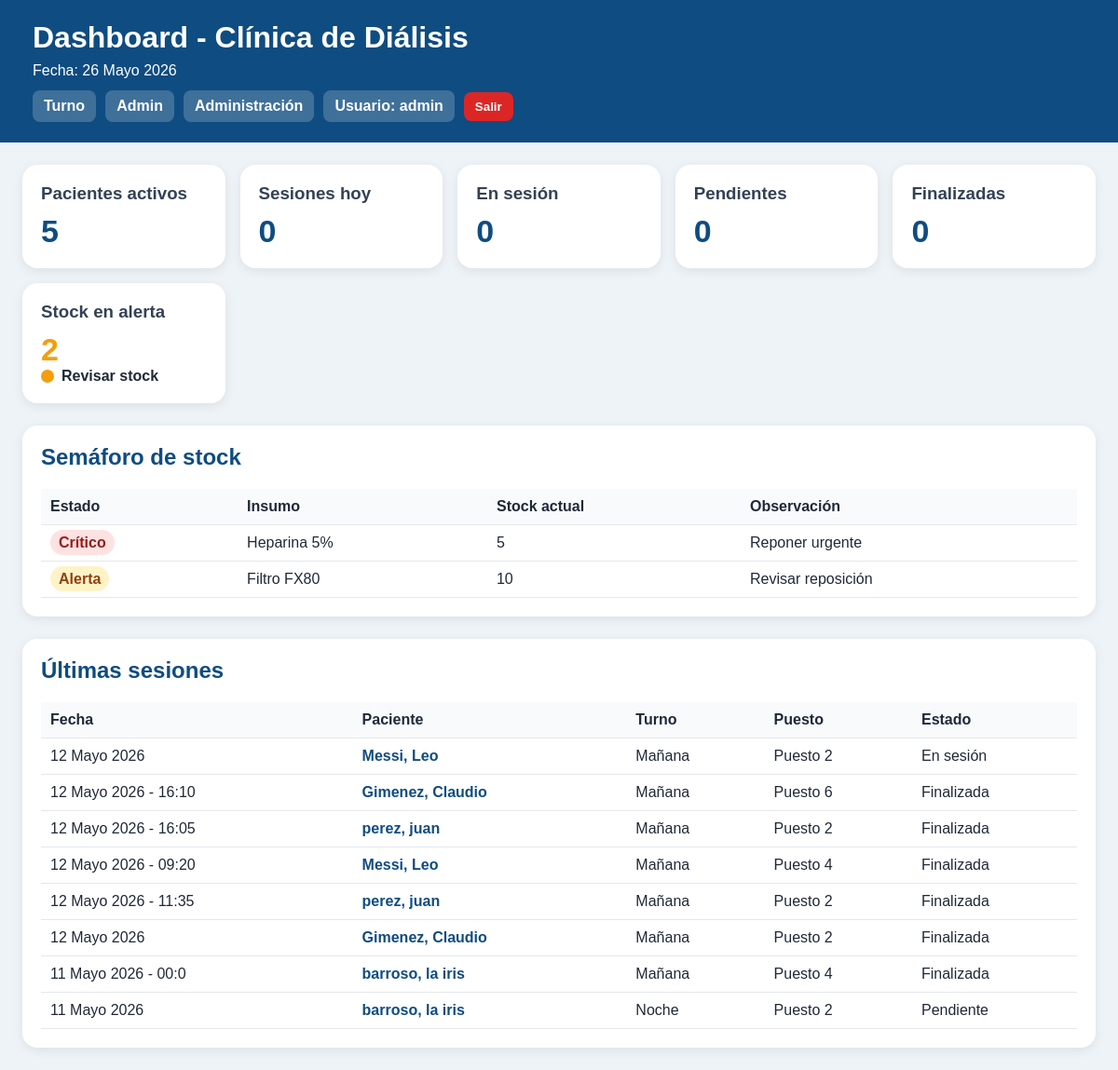
The page /dashboard/ (signed in) on the database its author committed.
### stock/models.py (models this page shows, shortened)
class Insumo(models.Model):
    nombre = models.CharField(max_length=120, unique=True)
    stock_actual = models.IntegerField(default=0)
    stock_minimo = models.IntegerField(default=0)
    unidad = models.CharField(max_length=30, default="unidad")
    activo = models.BooleanField(default=True)

### sesiones/models.py (models this page shows, shortened)
class SesionDialisis(models.Model):
    TURNO_CHOICES = [
        ("manana", "Mañana"),
        ("tarde", "Tarde"),
        ("noche", "Noche"),
    ]
    ESTADO_CHOICES = [
        ("pendiente", "Pendiente"),
        ("activa", "En sesión"),
        ("finalizada", "Finalizada"),
    ]
    MEDICO_CHOICES = [
    ("juan_perez", "Dr. Juan Pérez"),
    ("maria_garcia", "Dra. María García"),
    ("roberto_lopez", "Dr. Roberto López"),
]
    paciente = models.ForeignKey(Paciente, on_delete=models.CASCADE)
    puesto = models.ForeignKey(Puesto, on_delete=models.SET_NULL, null=True, blank=True)
    fecha = models.DateField()
    turno = models.CharField(max_length=10, choices=TURNO_CHOICES)
    estado = models.CharField(max_length=20, choices=ESTADO_CHOICES, default="pendiente")
    medico_asignado = models.CharField(
        max_length=20,
        choices=MEDICO_CHOICES,
        blank=True,
        null=True,
    )
    enfermero_asignado = models.CharField(
        max_length=100,
        blank=True,
        null=True,
    )
    peso_pre = models.DecimalField(max_digits=5, decimal_places=2, null=True, blank=True)
    peso_post = models.DecimalField(max_digits=5, decimal_places=2, null=True, blank=True)
    ta_inicial = models.CharField(max_length=20, blank=True)
    ta_final = models.CharField(max_length=20, blank=True)
    medicacion = models.TextField(blank=True)
    incidencias = models.TextField(blank=True)
    observaciones = models.TextField(blank=True)  # Campo anterior, queda por compatibilidad.
    finalizada = models.BooleanField(default=False)
    creada_en = models.DateTimeField(auto_now_add=True)
    class Meta:
        ordering = ["-fecha", "turno"]

class Puesto(models.Model):
    numero = models.PositiveIntegerField(unique=True)
    activo = models.BooleanField(default=True)
    def __str__(self):
        return f"Puesto {self.numero}"

class PlanillaHemodialisis(models.Model):
    sesion = models.OneToOneField(SesionDialisis, on_delete=models.CASCADE)
    acceso_vascular = models.CharField(max_length=100, blank=True)
    dializador = models.CharField(max_length=100, blank=True)
    concentrado = models.CharField(max_length=100, blank=True)
    agujas = models.CharField(max_length=100, blank=True)
    talla = models.CharField(max_length=50, blank=True)
    peso_seco = models.DecimalField(max_digits=5, decimal_places=2, null=True, blank=True)
    td = models.CharField(max_length=50, blank=True)
    qb = models.CharField(max_length=50, blank=True)
    qd = models.CharField(max_length=50, blank=True)
    na = models.CharField(max_length=50, blank=True)
    peso_pre = models.DecimalField(max_digits=5, decimal_places=2, null=True, blank=True)
    peso_post = models.DecimalField(max_digits=5, decimal_places=2, null=True, blank=True)
    uf_prescripta = models.CharField(max_length=50, blank=True)
    temperatura_inicial = models.CharField(max_length=50, blank=True)
    frecuencia_cardiaca_inicial = models.CharField(max_length=50, blank=True)
    ta_inicial = models.CharField(max_length=50, blank=True)
    heparina_inicial = models.CharField(max_length=100, blank=True)
    hora_inicio = models.CharField(max_length=50, blank=True)
    temperatura_final = models.CharField(max_length=50, blank=True)
    ta_egreso = models.CharField(max_length=50, blank=True)
    frecuencia_cardiaca_final = models.CharField(max_length=50, blank=True)
    uf_final = models.CharField(max_length=50, blank=True)
    hora_fin = models.CharField(max_length=50, blank=True)
    atb = models.CharField(max_length=100, blank=True)
    observaciones = models.TextField(blank=True)  # Campo anterior, queda por compatibilidad.
    observaciones_enfermeria = models.TextField(blank=True)
    observaciones_medicas = models.TextField(blank=True)

### pacientes/models.py (models this page shows)
class Paciente(models.Model):
    nombre = models.CharField(max_length=100)
    apellido = models.CharField(max_length=100)
    dni = models.CharField(
        max_length=20,
        unique=True
    )
    fecha_nacimiento = models.DateField(
        null=True,
        blank=True
    )
    telefono = models.CharField(
        max_length=30,
        blank=True
    )
    direccion = models.CharField(
        max_length=200,
        blank=True
    )
    obra_social = models.CharField(
        max_length=100,
        blank=True
    )
    numero_afiliado = models.CharField(
        max_length=100,
        blank=True
    )
    fecha_ingreso_dialisis = models.DateField(
        null=True,
        blank=True
    )
    etiologia = models.TextField(
        blank=True
    )
    diagnostico = models.TextField(
        blank=True
    )
    acceso_vascular = models.CharField(
        max_length=100,
        blank=True
    )
    medico_tratante = models.CharField(
        max_length=100,
        blank=True
    )
    activo = models.BooleanField(
        default=True
    )
    observaciones = models.TextField(
        blank=True
    )
    creado_en = models.DateTimeField(
        auto_now_add=True
    )
    class Meta:
        ordering = ["apellido", "nombre"]
    def __str__(self):
        return f"{self.apellido}, {self.nombre}"

### dashboard/views.py (the view)
# urls.py: path("dashboard/", views.inicio, name="inicio"),
@login_required
def inicio(request):
    hoy = date.today()
    pacientes_activos = Paciente.objects.filter(activo=True).count()
    sesiones_hoy = SesionDialisis.objects.filter(fecha=hoy).count()
    sesiones_activas = SesionDialisis.objects.filter(
        fecha=hoy,
        estado="activa",
        finalizada=False
    ).count()
    sesiones_finalizadas = SesionDialisis.objects.filter(
        fecha=hoy,
        finalizada=True
    ).count()
    stock_alerta = 0
    insumos_alerta = []
    if Insumo:
        insumos_alerta = Insumo.objects.filter(
            activo=True,
            stock_actual__lte=20
        ).order_by("stock_actual")
        stock_alerta = insumos_alerta.count()
    ultimas_sesiones = list(
        SesionDialisis.objects.select_related("paciente", "puesto")
        .order_by("-fecha", "-id")[:8]
    )
    for s in ultimas_sesiones:
        try:
            s.planilla = s.planillahemodialisis
        except Exception:
            s.planilla = None
    context = {
        "hoy": hoy,
        "pacientes_activos": pacientes_activos,
        "sesiones_hoy": sesiones_hoy,
        "sesiones_activas": sesiones_activas,
        "sesiones_pendientes": 0,
        "sesiones_finalizadas": sesiones_finalizadas,
        "stock_alerta": stock_alerta,
        "insumos_alerta": insumos_alerta,
        "ultimas_sesiones": ultimas_sesiones,
    }
    context.update(contexto_roles(request))
    return render(request, "dashboard/inicio.html", context)

### dashboard/views.py (called while the page is built)
def usuario_en_grupo(user, nombre_grupo):
    return user.groups.filter(name=nombre_grupo).exists()

def nombre_usuario(user):
    nombre = user.get_full_name()
    if nombre:
        return nombre
    return user.username

def contexto_roles(request):
    return {
        "es_enfermero": usuario_en_grupo(request.user, "Enfermeros"),
        "es_medico": usuario_en_grupo(request.user, "Medicos"),
        "es_administracion": usuario_en_grupo(request.user, "Administracion"),
        "es_superadmin": request.user.is_superuser,
        "usuario_actual": nombre_usuario(request.user),
    }

### dashboard/templates/dashboard/inicio.html (shortened to what this page needs)
<!DOCTYPE html>
<html lang="es">
<head>
</head>
<body>
<div class="header">
    <h1>Dashboard - Clínica de Diálisis</h1>
    <div>Fecha: {{ hoy }}</div>
    <div class="nav">
        <a href="/turno/">Turno</a>
        <a href="/admin/">Admin</a>
        <a href="/pacientes/">Administración</a>
        <span class="pill">Usuario: {{ usuario_actual }}</span>
        <form method="post" action="{% url 'logout' %}" style="display:inline;">
            <button type="submit" class="salir">Salir</button>
        </form>
    </div>
</div>
<div class="container">
    <div class="cards">
        <div class="card">
            <h3>Pacientes activos</h3>
            <div class="valor">{{ pacientes_activos }}</div>
        </div>
        <div class="card">
            <h3>Sesiones hoy</h3>
            <div class="valor">{{ sesiones_hoy }}</div>
        </div>
        <div class="card">
            <h3>En sesión</h3>
            <div class="valor">{{ sesiones_activas }}</div>
        </div>
        <div class="card">
            <h3>Pendientes</h3>
            <div class="valor">{{ sesiones_pendientes }}</div>
        </div>
        <div class="card">
            <h3>Finalizadas</h3>
            <div class="valor">{{ sesiones_finalizadas }}</div>
        </div>
        <div class="card">
            <h3>Stock en alerta</h3>
            {% if stock_alerta == 0 %}
                <div class="valor" style="color:#16a34a;">0</div>
                <div class="semaforo">
                    <span class="luz verde"></span> Stock normal
                </div>
            {% elif stock_alerta <= 2 %}
                <div class="valor" style="color:#f59e0b;">{{ stock_alerta }}</div>
                <div class="semaforo">
                    <span class="luz amarillo"></span> Revisar stock
                </div>
            {% else %}
                <div class="valor" style="color:#dc2626;">{{ stock_alerta }}</div>
                <div class="semaforo">
                    <span class="luz rojo"></span> Stock crítico
                </div>
            {% endif %}
        </div>
    </div>
    <div class="panel">
        <h2>Semáforo de stock</h2>
        <table>
            <tr>
                <th>Estado</th>
                <th>Insumo</th>
                <th>Stock actual</th>
                <th>Observación</th>
            </tr>
            {% for insumo in insumos_alerta %}
            <tr>
                <td>
                    {% if insumo.stock_actual <= 5 %}
                        <span class="badge-rojo">Crítico</span>
                    {% elif insumo.stock_actual <= 20 %}
                        <span class="badge-amarillo">Alerta</span>
                    {% else %}
                        <span class="badge-verde">Normal</span>
                    {% endif %}
                </td>
                <td>{{ insumo.nombre }}</td>
                <td>{{ insumo.stock_actual }}</td>
                <td>
                    {% if insumo.stock_actual <= 5 %}
                        Reponer urgente
                    {% elif insumo.stock_actual <= 20 %}
                        Revisar reposición
                    {% else %}
                        Stock suficiente
                    {% endif %}
                </td>
            </tr>
            {% endfor %}
        </table>
    </div>
    <div class="panel">
        <h2>Últimas sesiones</h2>
        <table>
            <tr>
                <th>Fecha</th>
                <th>Paciente</th>
                <th>Turno</th>
                <th>Puesto</th>
                <th>Estado</th>
            </tr>
            {% for s in ultimas_sesiones %}
            <tr>
                <td>
                    {{ s.fecha }}
                    {% if s.planilla and s.planilla.hora_inicio %}
                        - {{ s.planilla.hora_inicio }}
                    {% endif %}
                </td>
          <td>
 <a href="{% url 'historial_mensual' s.paciente.id %}"
   style="color:#0f4c81;font-weight:bold;text-decoration:none;">
    {{ s.paciente }}
</a>
</td>
                <td>{{ s.get_turno_display }}</td>
                <td>{{ s.puesto|default:"-" }}</td>
                <td>{{ s.get_estado_display }}</td>
            </tr>
            {% empty %}
            <tr>
                <td colspan="5">No hay sesiones cargadas.</td>
            </tr>
            {% endfor %}
        </table>
    </div>
</div>
</body>
</html>

### dashboard/templates/dashboard/inicio.html (style rules this page uses)
body { font-family: Arial, sans-serif; background: #eef3f8; margin: 0; color: #1f2937; }
.header { background: #0f4c81; color: white; padding: 22px 35px; }
.header h1 { margin: 0 0 8px 0; }
.nav { margin-top: 12px; display: flex; gap: 10px; flex-wrap: wrap; align-items: center; }
.nav a, .nav button, .pill { color: white; text-decoration: none; background: rgba(255,255,255,0.2); padding: 8px 12px; border-radius: 8px; border: none; font-weight: bold; cursor: pointer; }
.salir { background: #dc2626 !important; }
.container { max-width: 1250px; margin: auto; padding: 24px; }
.cards { display: grid; grid-template-columns: repeat(auto-fit, minmax(210px, 1fr)); gap: 16px; }
.card { background: white; border-radius: 16px; padding: 20px; box-shadow: 0 3px 12px rgba(0,0,0,0.08); }
.card h3 { margin: 0; color: #334155; }
.valor { font-size: 34px; font-weight: bold; color: #0f4c81; margin-top: 10px; }
.panel { background: white; margin-top: 24px; border-radius: 16px; padding: 20px; box-shadow: 0 3px 12px rgba(0,0,0,0.08); }
.panel h2 { color: #0f4c81; margin-top: 0; }
table { width: 100%; border-collapse: collapse; }
th, td { padding: 10px; border-bottom: 1px solid #e5e7eb; text-align: left; }
th { background: #f8fafc; }
.semaforo { display: flex; gap: 8px; align-items: center; font-weight: bold; }
.luz { width: 14px; height: 14px; border-radius: 50%; display: inline-block; }
.amarillo { background: #f59e0b; }
.badge-rojo { background: #fee2e2; color: #991b1b; padding: 5px 9px; border-radius: 999px; font-weight: bold; }
.badge-amarillo { background: #fef3c7; color: #92400e; padding: 5px 9px; border-radius: 999px; font-weight: bold; }

### rows shown on the page
Insumo: shows "Crítico", nombre "Heparina 5%", stock_actual "5", shows "Reponer urgente"
Insumo: shows "Alerta", nombre "Filtro FX80", stock_actual "10", shows "Revisar reposición"
SesionDialisis: fecha "12 Mayo 2026", paciente "Messi, Leo", turno "Mañana", puesto "Puesto 2", estado "En sesión"
SesionDialisis: fecha "12 Mayo 2026", planilla.hora_inicio "16:10", paciente "Gimenez, Claudio", turno "Mañana", puesto "Puesto 6", estado "Finalizada"
SesionDialisis: fecha "12 Mayo 2026", planilla.hora_inicio "16:05", paciente "perez, juan", turno "Mañana", puesto "Puesto 2", estado "Finalizada"
SesionDialisis: fecha "12 Mayo 2026", planilla.hora_inicio "09:20", paciente "Messi, Leo", turno "Mañana", puesto "Puesto 4", estado "Finalizada"
SesionDialisis: fecha "12 Mayo 2026", planilla.hora_inicio "11:35", paciente "perez, juan", turno "Mañana", puesto "Puesto 2", estado "Finalizada"
SesionDialisis: fecha "12 Mayo 2026", paciente "Gimenez, Claudio", turno "Mañana", puesto "Puesto 2", estado "Finalizada"
SesionDialisis: fecha "11 Mayo 2026", planilla.hora_inicio "00:0", paciente "barroso, la iris", turno "Mañana", puesto "Puesto 4", estado "Finalizada"
SesionDialisis: fecha "11 Mayo 2026", paciente "barroso, la iris", turno "Noche", puesto "Puesto 2", estado "Pendiente"

### other values the page prints
{{ usuario_actual }} "admin"
{{ pacientes_activos }} "5"
{{ sesiones_hoy }} "0"
{{ sesiones_activas }} "0"
{{ sesiones_pendientes }} "0"
{{ sesiones_finalizadas }} "0"
{{ stock_alerta }} "2"
